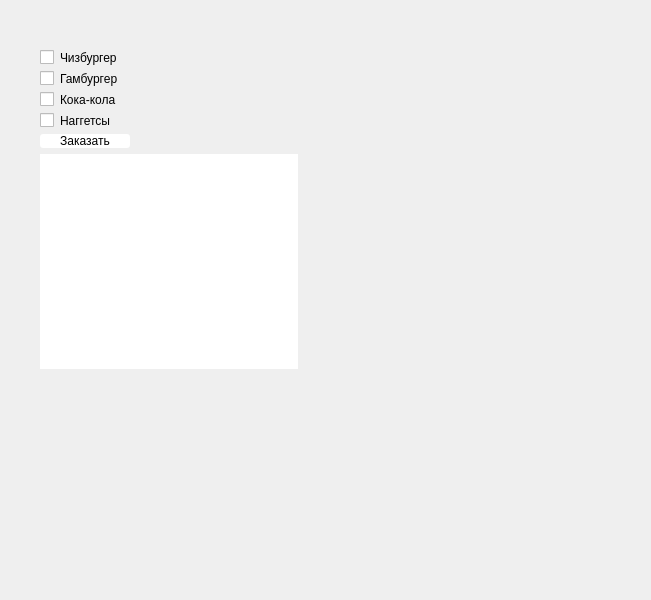
<?xml version="1.0" encoding="UTF-8"?>
<ui version="4.0">
 <class>MainWindow</class>
 <widget class="QMainWindow" name="MainWindow">
  <property name="geometry">
   <rect>
    <x>0</x>
    <y>0</y>
    <width>651</width>
    <height>600</height>
   </rect>
  </property>
  <property name="windowTitle">
   <string>MainWindow</string>
  </property>
  <property name="styleSheet">
   <string notr="true">border-radius: 3px</string>
  </property>
  <widget class="QWidget" name="centralwidget">
   <widget class="QWidget" name="">
    <property name="geometry">
     <rect>
      <x>40</x>
      <y>50</y>
      <width>258</width>
      <height>319</height>
     </rect>
    </property>
    <layout class="QVBoxLayout" name="verticalLayout_3">
     <item>
      <layout class="QVBoxLayout" name="verticalLayout_2">
       <item>
        <layout class="QVBoxLayout" name="verticalLayout">
         <item>
          <widget class="QCheckBox" name="checkBox">
           <property name="text">
            <string>Чизбургер</string>
           </property>
          </widget>
         </item>
         <item>
          <widget class="QCheckBox" name="checkBox_2">
           <property name="text">
            <string>Гамбургер</string>
           </property>
          </widget>
         </item>
         <item>
          <widget class="QCheckBox" name="checkBox_4">
           <property name="text">
            <string>Кока-кола</string>
           </property>
          </widget>
         </item>
         <item>
          <widget class="QCheckBox" name="checkBox_3">
           <property name="text">
            <string>Наггетсы</string>
           </property>
          </widget>
         </item>
        </layout>
       </item>
       <item>
        <widget class="QPushButton" name="pushButton">
         <property name="maximumSize">
          <size>
           <width>90</width>
           <height>16777215</height>
          </size>
         </property>
         <property name="styleSheet">
          <string notr="true">background-color:rgb(255, 255, 255)</string>
         </property>
         <property name="text">
          <string>Заказать</string>
         </property>
        </widget>
       </item>
      </layout>
     </item>
     <item>
      <widget class="QTextBrowser" name="textBrowser"/>
     </item>
    </layout>
   </widget>
  </widget>
  <widget class="QMenuBar" name="menubar">
   <property name="geometry">
    <rect>
     <x>0</x>
     <y>0</y>
     <width>651</width>
     <height>21</height>
    </rect>
   </property>
  </widget>
  <widget class="QStatusBar" name="statusbar"/>
 </widget>
 <resources/>
 <connections/>
</ui>
